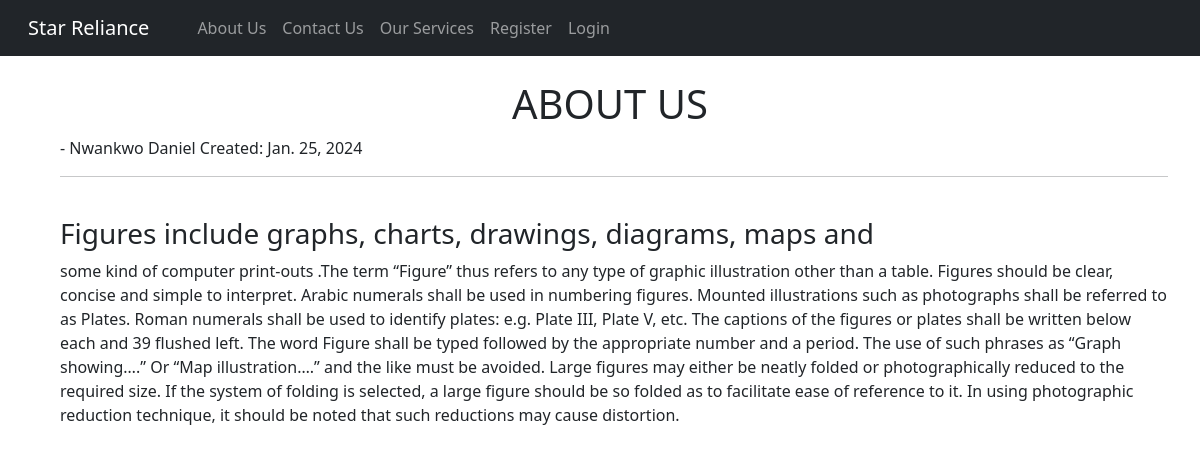
The app's page /about_us/ with its own data.
### theblog/models.py (models this page shows, shortened)
class AboutUs(models.Model):
    body = models.TextField()
    author = models.ForeignKey(User, on_delete=models.CASCADE)
    post_date = models.DateField(auto_now_add = True)

### theblog/views.py (the view)
# urls.py: path('about_us/', AboutUsView.as_view(), name='about_us'),
class AboutUsView(ListView):
    model = AboutUs
    template_name = 'about_us.html'
    ordering = ['-id']

### theblog/templates/about_us.html (shortened to what this page needs)
{% extends 'base.html' %}
{% block content %}
<div class="container">
    <h1 class="text-uppercase"><center>About Us</center></h1>
    <ul>
        {% for post in object_list%}
            - {{post.author.first_name}}
            {{post.author.last_name}}
            Created: {{post.post_date}}
            <hr>
            {{post.body|safe}}
        {% endfor%}
    </ul>
</div>
{% endblock %}

### records on screen
AboutUs: author.first_name "Nwankwo", author.last_name "Daniel", post_date "Jan. 25, 2024", body "Figures include graphs, charts, drawings, diagrams, maps and some kind of computer print-outs .The term “Figure” thus refers to any type of graphic illustration other than a table. Figures should be clear, concise and simple to interpret. Arabic numerals shall be used in numbering figures. Mounted illustrations such as photographs shall be referred to as Plates. Roman numerals shall be used to identify plates: e.g. Plate III, Plate V, etc. The captions of the figures or plates shall be written below each and 39 flushed left. The word Figure shall be typed followed by the appropriate number and a period. The use of such phrases as “Graph showing….” Or “Map illustration….” and the like must…"
